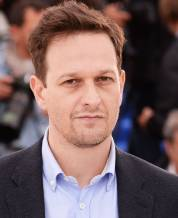
#> input picture data/josh-charles.jpg, 178 x 218 px
$ jupyter execute --allow-errors evaluation02.ipynb
#> lines starting #> are read from the running program, lines starting #| are printed output that depends on the picture
### src/storage/client.py
from pymilvus import MilvusClient
import os

class DatabaseManager:
    def __init__(self, db_name='local.db'):
        self.db_name = db_name
        self.__client = None

    def create_client(self, remove_if_exists=False):
        """Creates and returns a Milvus client. Optionally removes the existing database files."""
#> (the call stopped at in create_client, `self.__client = MilvusClient(self.db_name)`: pymilvus is not available in this run)
        if remove_if_exists:
            self._remove_db_files()
        self.__client = MilvusClient(self.db_name)

    # [6 lines left out: function _remove_db_files, not called in this run]

    def get_client(self):
        """Returns the current Milvus client, if available, otherwise creates a new one."""
        return self.__client

    # [6 lines left out: function stop_client, not called in this run]

### src/storage/collection.py
from pymilvus import MilvusClient, DataType
from typing import Union, List


class ImageCollection():
    client: MilvusClient
    collection_name: str = "images"
    dimension: int

    def __init__(self, client: MilvusClient, dimension: int, metric_type: str):
        self.client = client
        self.dimension = dimension

        schema, index_params = self.schema(vector_dim=dimension, metric_type=metric_type)

        client.create_collection(
            collection_name=self.collection_name,
            schema=schema,
            index_params=index_params
        )

    def schema(self, vector_dim: int, metric_type: str):
        schema = self.client.create_schema(
                auto_id=True,
                enable_dynamic_field=True,
            )

        schema.add_field(field_name="id", datatype=DataType.INT64, is_primary=True)
        schema.add_field(field_name="celeb_id", datatype=DataType.INT64)
        schema.add_field(field_name="vector", datatype=DataType.FLOAT_VECTOR, dim=vector_dim)
        schema.add_field(field_name="img_path", datatype=DataType.VARCHAR, max_length=512)

        index_params = self.client.prepare_index_params()

        # index_params.add_index(
        #     field_name="celeb_id",
        #     index_type="AUTOINDEX"
        # )

        index_params.add_index(
            field_name="vector",
            index_type="AUTOINDEX",
            metric_type=metric_type
        )

        return schema, index_params


    # [31 lines left out: functions insert, search, not called in this run]

### evaluation02.ipynb
# Imports

[cell 1]
import matplotlib.pyplot as plt
import matplotlib.image as mpimg
import numpy as np

from PIL import Image

from src.storage.client import DatabaseManager
from src.storage.collection import ImageCollection
from src.storage.dataset import Dataset
from src.embeddings.pretrained import FaceEmbeddings

# Connect to client

[cell 2]
db_manager = DatabaseManager()
db_manager.create_client(remove_if_exists=False)

img_dim = 512
img_similiary_metric = "COSINE"
#> (the rest of this cell did not finish here and is left out)

# Check images

[cell 3]
client = db_manager.get_client()

#> (a cell that did not finish here is left out)

[cell 5]
collection_name = 'images'

#> (the rest of this cell did not finish here and is left out)

# Evaluation

[cell 6]
celebrity_id = 4905 # Josh Charles
#> (the rest of this cell did not finish here and is left out)

## Raw image search

#> (a cell that did not finish here is left out)

#> (a cell that did not finish here is left out)

#> (a cell that did not finish here is left out)

[cell 10]
# Create a figure with 1 row and 6 columns
fig, axs = plt.subplots(1, 6, figsize=(20, 3))  # Adjust the figure size as needed

# Plot the first image with its title
axs[0].imshow(mpimg.imread(r'./data/josh-charles.jpg'), cmap='gray')
axs[0].set_title('Query Image')
axs[0].axis('off')  # Hide axes for cleaner look

counter = 0
# Plot the rest of the images
#> (the rest of this cell did not finish here and is left out)

## Augmented Image Search

[cell 11]
def salt_and_pepper(image, prob):
    """
    Add salt and pepper noise to an image.
    :param image: numpy array of the image
    :param prob: Probability of the noise
    :return: Noisy image
    """
    # Check if image is grayscale or color
    output = np.copy(image)
    if len(image.shape) == 2:  # grayscale image
        black = 0
        white = 255
    else:  # color image
        black = np.array([0, 0, 0], dtype='uint8')
        white = np.array([255, 255, 255], dtype='uint8')

    # Prob of each pixel to be black
    probs = np.random.random(image.shape[:2])
    output[probs < (prob / 2)] = black
    # Prob of each pixel to be white
    output[probs > 1 - (prob / 2)] = white
    return output

[cell 12]
raw_image = Image.open(r'./data/josh-charles.jpg')
#> raw_image is the input picture: PIL image 178x218 RGB; mean R, G, B 118.5, 94.6, 94.7

[cell 13]
rotated_img = raw_image.rotate(45)
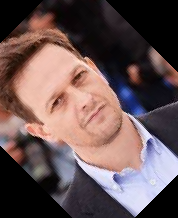
#> rotated_img: PIL image 178x218 RGB; mean R, G, B 103.9, 83.7, 83.8
flipped_img = raw_image.transpose(Image.FLIP_LEFT_RIGHT)
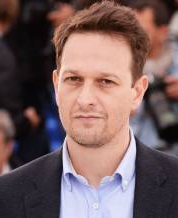
#> flipped_img: PIL image 178x218 RGB; mean R, G, B 118.5, 94.6, 94.7
width, height = raw_image.size
#> width = 178; height = 218
elongated_img = raw_image.resize((int(width * 0.8), int(height * 1.5)))
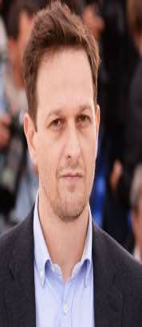
#> elongated_img: PIL image 142x327 RGB; mean R, G, B 118.5, 94.6, 94.7
noisy_img = salt_and_pepper(np.array(raw_image), prob=0.03)  # 5% probability
#> in salt_and_pepper, `output[probs > 1 - (prob / 2)] = white`:
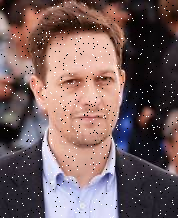
#> output: shape (218, 178, 3); mean R, G, B 118.6, 95.5, 95.7
